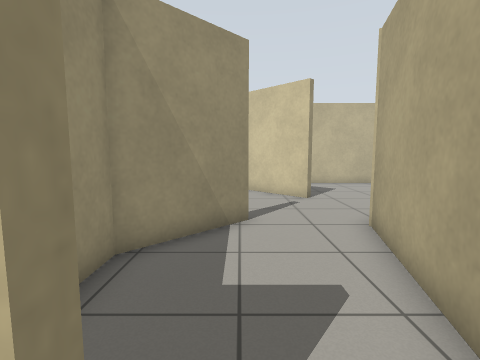
view 1 (above)

17 first-person views from a walk through a robot-simulator world made for Gazebo. The camera is 0.98 m above the floor, tilts 6° down and sees 85° across. The floor is counted in squares, 0.5 m on a side. Each view is taken from the middle of a square. On the plan, view 1 faces up. The plan holds only what a view shows up to about 16 squares ahead; the rest is blank.

view 2
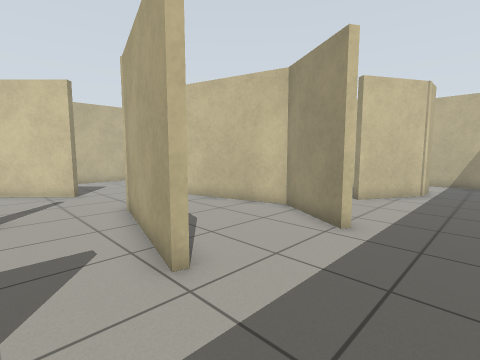

view 3
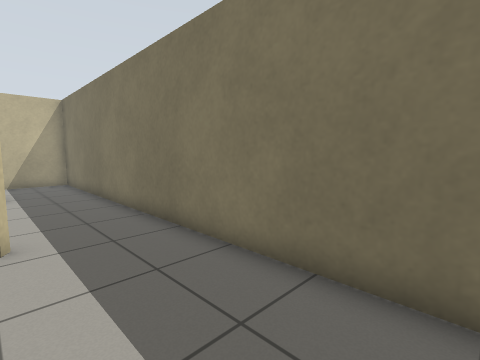

view 4
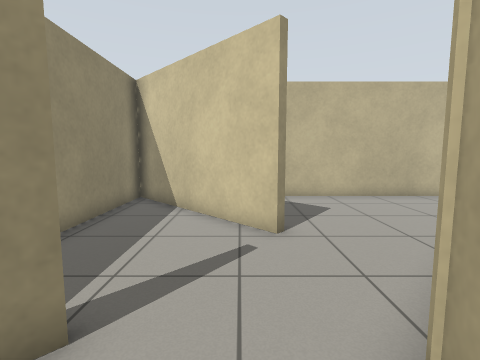

view 5
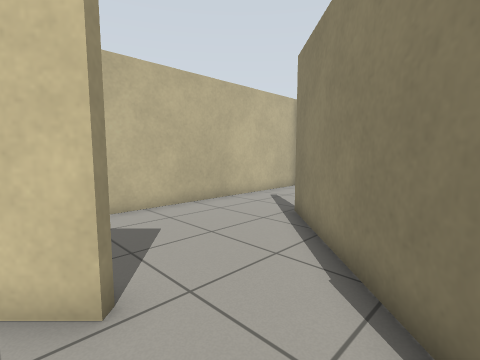

view 6
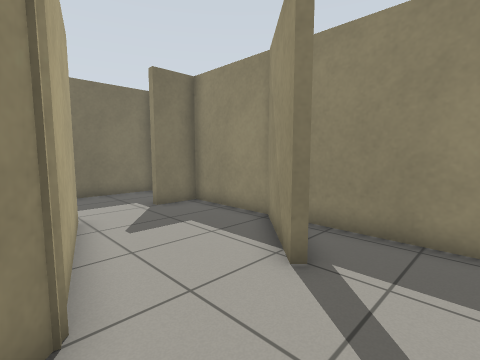

view 7
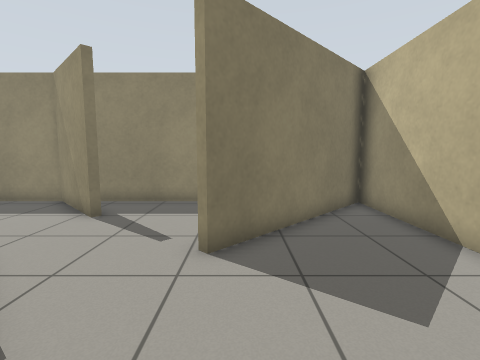

view 8
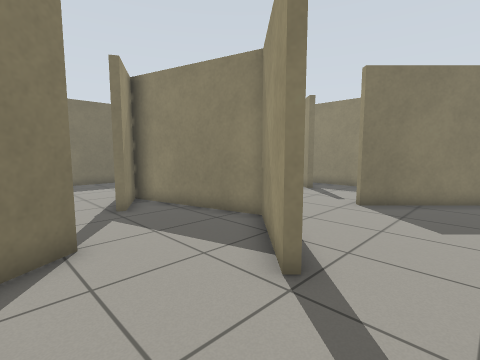

view 9
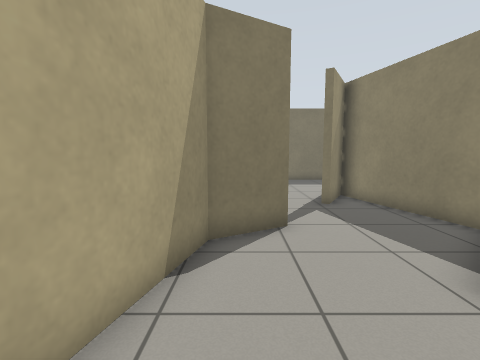

view 10
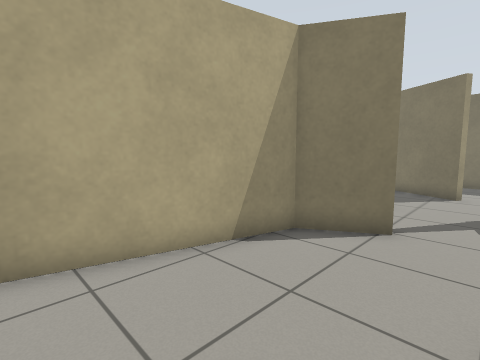

view 11
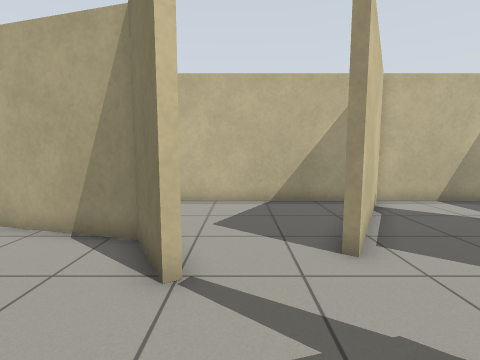

view 12
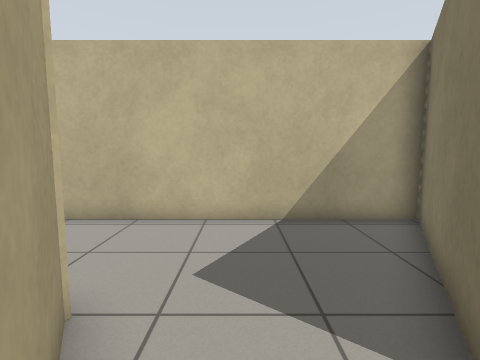

view 13
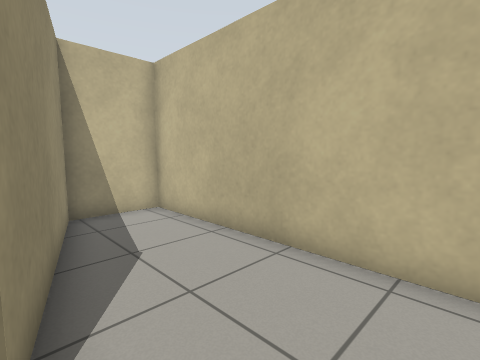

view 14
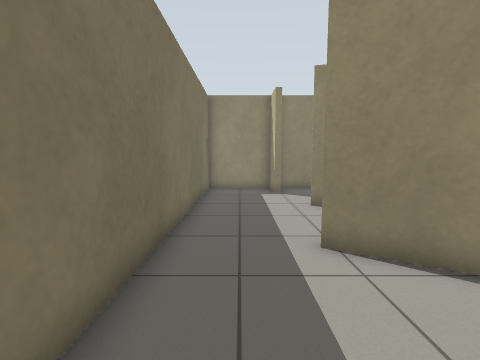

view 15
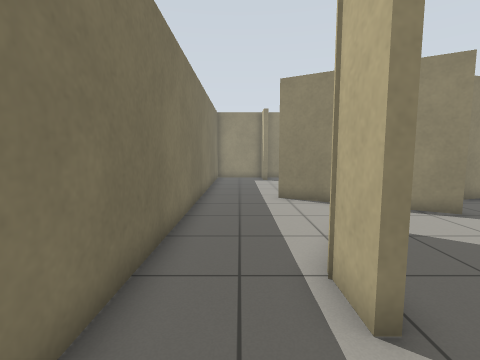

view 16
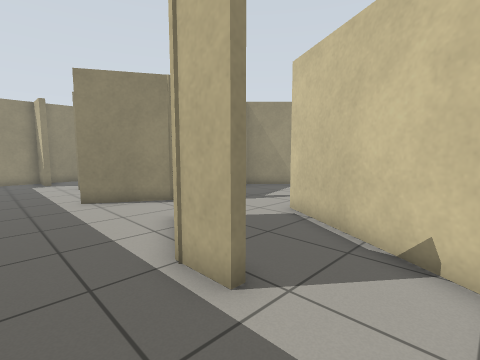

view 17
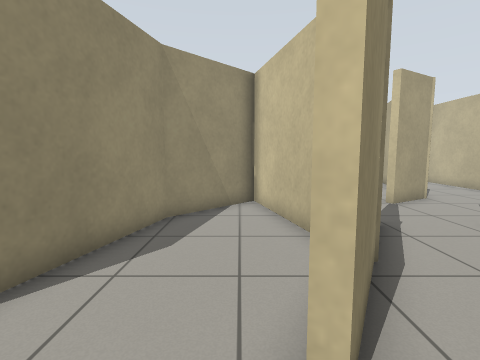

### Floor plan
Ten units are one square. View 1 is at (0, 0); x grows to the right and y downward. Boxes are objects, and circles mark ways between rooms. Rooms are numbered by the first view taken in them; rooms with no view inside come last. Other rooms are left out.
<svg viewBox="-29 -172 219 204">
<path fill="none" stroke="#000" d="M-6 -7 -24 -7 -24 27 26 27M21 -16 31 -52M3 -75 -24 -48 -24 -10 -6 -10M30 -111 -24 -165M31 -52 35 -69 58 -92M-24 -167 -24 -63M97 -126 75 -105M58 -92 95 -129M117 -92 137 -103 152 -159M154 -167 -22 -167 31 -114M75 -105 68 -98 84 -40 97 -63M119 -89 117 -92M99 -61 77 -22M111 -21 112 -24 138 -9M185 -5 185 -24 128 -58 129 -60 185 -28 185 -167 157 -167 140 -101 119 -89M77 -22 68 -7 65 -8 82 -37 66 -95 38 -68 24 -16M155 -4 140 -4 111 -21M26 27 185 27 185 -5"/>
<circle cx="15" cy="-65" r="3" fill="#2a7"/>
<circle cx="30" cy="5" r="3" fill="#2a7"/>
<circle cx="40" cy="-103" r="3" fill="#2a7"/>
<circle cx="100" cy="-90" r="3" fill="#2a7"/>
<circle cx="110" cy="-75" r="3" fill="#2a7"/>
<circle cx="100" cy="-20" r="3" fill="#2a7"/>
<circle cx="170" cy="-10" r="3" fill="#2a7"/>
<text x="0" y="-20">1</text>
<text x="0" y="-100">2</text>
<text x="80" y="-130">3</text>
<text x="90" y="-80">4</text>
<text x="150" y="-70">5</text>
<text x="90" y="-10">6</text>
</svg>
Room 1 opens to room 2. Room 1 opens to room 6. Room 2 opens to room 3. Room 3 opens to room 4. Room 4 opens to room 5. Room 5 opens to room 6.

Where each view was taken, in squares from view 1:
view 1: 0 up, 0 right, facing up
view 2: 2 down, 0 right, facing up-right
view 3: 1 up, 0 right, facing down-right
view 4: 5 up, 2 right, facing up
view 5: 8 up, 2 right, facing up-right
view 6: 10 up, 4 right, facing down-left
view 7: 12 up, 8 right, facing left
view 8: 15 up, 13 right, facing down-left
view 9: 16 up, 13 right, facing down
view 10: 16 up, 10 right, facing down-right
view 11: 8 up, 8 right, facing right
view 12: 8 up, 11 right, facing right
view 13: 8 up, 14 right, facing up-right
view 14: 1 down, 12 right, facing left
view 15: 1 down, 18 right, facing left
view 16: 2 down, 18 right, facing up-left
view 17: 1 down, 6 right, facing up
